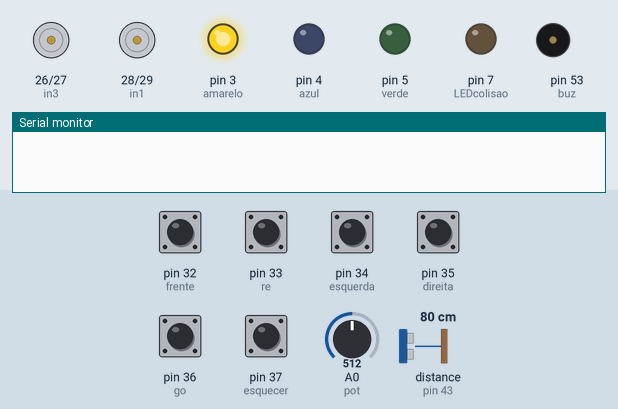
This sketch was run on a simulated Arduino Mega 2560, built with avr-gcc and run on an emulated ATmega2560. On the bench: motor-driver pin pairs drawn as motors (green arrow = first pin HIGH = forward, orange = second pin HIGH = backward, longer = more drive), output pins drawn as LEDs (lit = HIGH), buzzer (waves = sounding), the last lines printed to the serial monitor. The test bench sets the inputs (shaded band); at power-on: pin 32 (frente), pin 33 (re), pin 34 (esquerda), pin 35 (direita), pin 36 (go), pin 37 (esquecer) HIGH, A0 (pot) = 512, distance to the obstacle (sensor on pin 43) 80 cm. The echo pulse lasts 58.3 µs per cm.

Above: at 1.3 s.
1.4 s: pin 32 (frente) pulled LOW for 0.15 s
At 2.1 s:
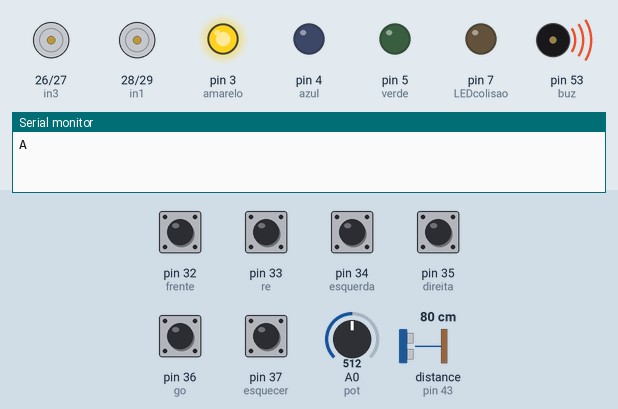
3.7 s: pin 36 (go) pulled LOW for 0.15 s
At 4.8 s:
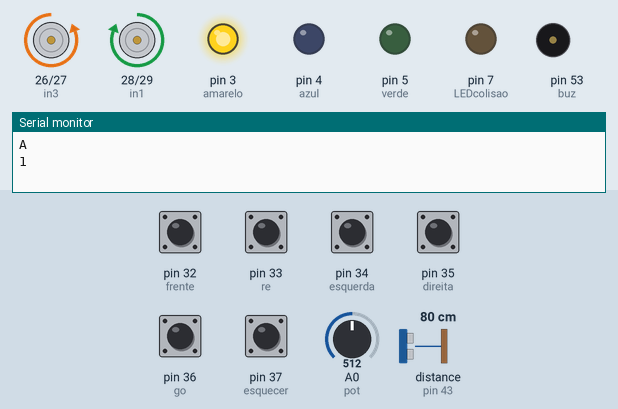
6.8 s: A0 (pot) set to 258
8.3 s: A0 (pot) set to 236
At 9.5 s:
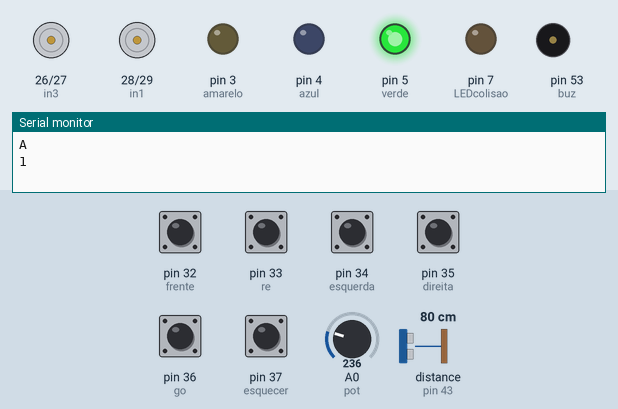
9.8 s: A0 (pot) set to 260
At 10.6 s:
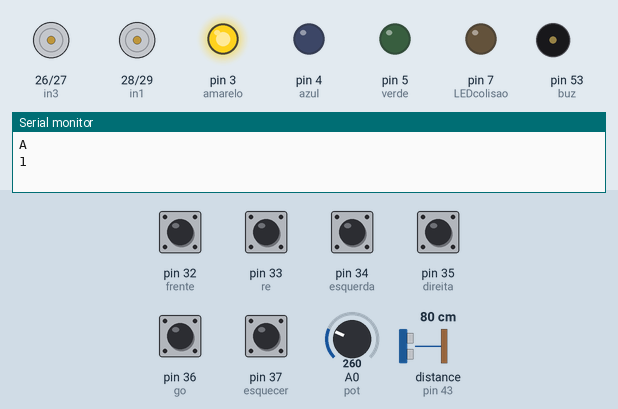
11.3 s: pin 37 (esquecer) pulled LOW for 0.15 s
At 11.85 s:
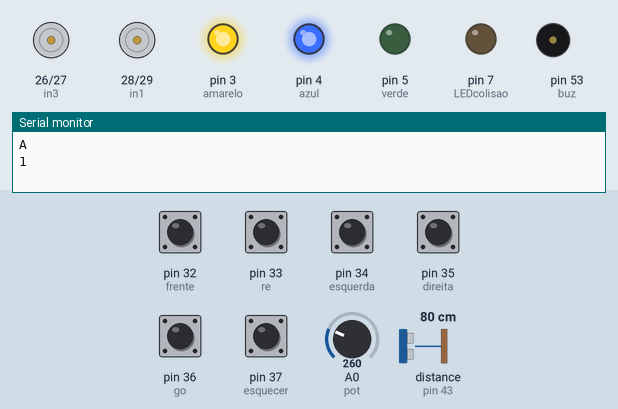
Timing chart, 0 to 14.3 s (numbered marks = the images above; inputs shaded):
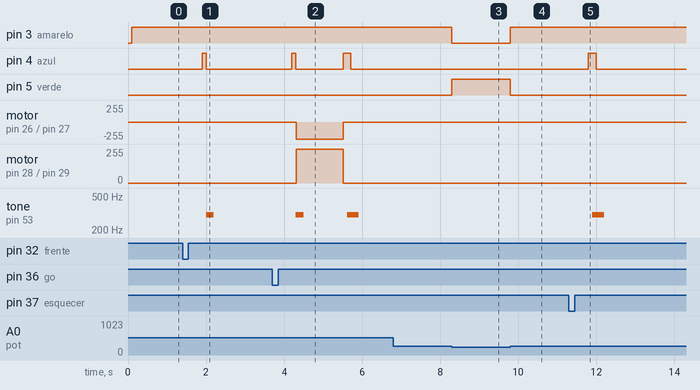

The sketch:

Cod_Robo.ino
```cpp
/*
 * Código por: Felipe Proença Arantes Vieira
 *           lipe4601w@gmailcom
 *     Instituto Federal de São Paulo (IFSP)
 *           Campus Itapetininga - 2016
 *          Trabalho de conclusão de curso
 *    MSI (Manutenção e Suporte em Informática)
 *              Código do Robô
 */
#include <RCSwitch.h>
//Inclusão da biblioteca para recepção de sinal de rádio
#include <Ultrasonic.h>
//Inclusão da biblioteca para o sensor ultra sonico

RCSwitch rec = RCSwitch();
//criação de um objeto da classe RCSwitch com o nome rec

int echo = 43, trigger = 42;
//variaveis para  os pinos do sensor ultrasonico

Ultrasonic ultrasonic(trigger, echo);
//cria um objeto do sensor e usa as variaveis como argumento

int pot = 0, valor = 0, verde = 5, amarelo = 3, azul = 4, LEDcolisao = 7;
//Potenciometro, valor de leitura do potenciometro, leds

int buz = 53, recebido = 0;
//buzzer, valor recebido do receptor

int in1 = 28, in2 = 29, in3 = 26, in4 = 27;
//variaveis dos motores

int frente = 32, re = 33, esquerda = 34, direita = 35, go = 36, esquecer = 37;
//Botões de direção

String cmd = "";
//String para armazenar os comandos vindo dos botões

void setup() {
  rec.enableReceive(0);
  //habilita a recepção de sinal pelo RF receptor

  pinMode(pot, INPUT); // Potenciometro como entrada
  pinMode(verde, OUTPUT); // Led verde como saida
  pinMode(amarelo, OUTPUT); // Led Amarelo como saida
  pinMode(azul, OUTPUT); // Led azul como saida
  pinMode(buz, OUTPUT); // buzzer como saida
  pinMode(LEDcolisao, OUTPUT); //Led que mostra se o sensor detectou algo

  pinMode(frente, INPUT); // botão frente como entrada
  pinMode(re, INPUT);    // botão re(voltar) como entrada
  pinMode(esquerda, INPUT); // botão esquerda como entrada
  pinMode(direita, INPUT); // botão direita como entrada
  pinMode(go, INPUT);      // botão go(ir) como entrada
  pinMode(esquecer, INPUT); // botão esquecer como entrada

  pinMode(in1, OUTPUT); // motor 1-A como saida
  pinMode(in2, OUTPUT); // motor 1-B como saida
  pinMode(in3, OUTPUT); // motor 2-A como saida
  pinMode(in4, OUTPUT); // motor 2-B como saida

  digitalWrite(verde, LOW); //Escreve no led verde valor lógico baixo
  digitalWrite(amarelo, LOW); //Escreve no led amarelo valor lógico baixo
  digitalWrite(azul, LOW); //Escreve no led azul valor lógico baixo
  digitalWrite(buz, LOW); //Escreve no buzzer o valor lógico baixo
  digitalWrite(LEDcolisao, LOW); //Led do sensor ultrassonico desligado

  digitalWrite(in1, LOW); //Inicia o motor como desligado
  digitalWrite(in2, LOW);
  digitalWrite(in3, LOW);
  digitalWrite(in4, LOW);

  digitalWrite(frente, HIGH); //Escreve valor alto no botão frente
  digitalWrite(re, HIGH);     //Escreve valor alto no botão re
  digitalWrite(esquerda, HIGH); //Escreve valor alto no botão esquerda
  digitalWrite(direita, HIGH); //Escreve valor alto no botão direita
  digitalWrite(go, HIGH);     //Escreve valor alto no botão ir(go)
  digitalWrite(esquecer, HIGH); //Escreve valor alto no botão esquecer

  Serial.begin(9600); //Inicia a comunicação serial
  delay(100); //espera 1/10 de segundo (100 millisigundos)
}

void loop() {
  valor = analogRead(pot); //inicia a leitura do potenciometro
  if(valor <= 250){ //Se o valor lido pelo potenciometro for menor que 250...
    digitalWrite(verde, HIGH); //ligue o led verde
    digitalWrite(amarelo, LOW); //Desligue o led amarelo
    if(rec.available()){//se tiver algum sinal de rádio disponivel
      digitalWrite(azul, HIGH); //acende o led azul
      recebido = rec.getReceivedValue(); //pega o valor recebido do sinal
      if(recebido == 1){//se o valor que foi recebido é igual a 1
        ir(); //Inicia o método de andar para frente
        BuscarSinal(); //atualiza a disponibilidade do sinal
      }else if (recebido == 2){//se o valor recebido for igual a 2
        voltar();   //Iniciar o método para andar para tras
        delay(500); //espera meio segundo
        BuscarSinal();//atualiza a disponibilidade do sinal
      }else if (recebido == 3){//se o valor recebido for igual a 3
        giro();  //girar o robô para esquerda
        delay(250); //espera 1/4 de segundo
        parar(); //Parar o robô
        recebido = 84; //número falso para impedir o robô de andar
        BuscarSinal(); //atualiza a disponibilidade do sinal
      }else if (recebido == 4){//se o valor recebido for igual a 4
        giro2();  //girar o robô para a direita
        delay(250); //espera 1/4 desegundo
        parar(); //Parar o robô
        recebido = 84; //número falso para impedir o robô de andar
        BuscarSinal(); //atualiza a disponibilidade do sinal
      }else{//Se não...
        parar(); //Parar o robô
        delay(250); //espera 1/4 desegundo
        BuscarSinal(); //atualiza a disponibilidade do sinal
      }
    }else{// se não tiver nenhum sinal disponível
      digitalWrite(azul, LOW); //apaga o led azul
      recebido = 5;  //o valor recebido recebe o valor 5, o que fará o robô parar
      parar(); //Parar o robô
    }
  }else{                          //Se o valor do potênciometro não for menor ou igual a 250
    digitalWrite(verde, LOW);     //Apaga o led verde
    digitalWrite(amarelo, HIGH);  //Acende o Led amarelo

    if(digitalRead(frente) == 0){ //Se o notão para ir para frente for pressionado
      cmd += "A";                 //a letra A será adicionada à string
      delay(500);                 //Espera meio segundo
      Sinal();                    //Executa o método de sinal
      Serial.println(cmd);        //Escreve na porta serial o valor da string para acompanhamento do funcionamento
    }
    if(digitalRead(re) == 0){     //se o botão re for precionado
      cmd += "B";                 //a letra B é adicionada à String de comandos
      delay(500);                 //Esperar meio segundo
      Sinal();                    //Executar o sinal
      Serial.println(cmd);        //Escreve a string na porta serial
    }
    if(digitalRead(esquerda) == 0){ //se o botão da esquerda for pressionado
      cmd += "C";                  //a letra C é adicionada à String
      delay(500);                  //esperar meio segundo
      Sinal();                     //executar o sinal
      Serial.println(cmd);         //escrever a string na porta serial
    }
    if(digitalRead(direita) == 0){ //Se o botão da direita for presionado
      cmd += "D";                 // a letra D é adicionado à String
      delay(500);                 //espera meio segundo
      Sinal();                    //Executa o sinal
      Serial.println(cmd);        //escreve na porta serial
    }
    if(digitalRead(esquecer) == 0){ //se o botão esquecer for pressionado
      cmd = "";                     //A string de comandos é igual a vazia, não armazena comandos
      delay(500);                   //espera meio segundo
      Sinal();                      //executa um sinal duplo
      Sinal();
      Serial.println(cmd);          //escreve na porta serial o valor da string
    }
    if(digitalRead(go) == 0){ //se o botão ir for pressionado
      delay(500);             //espera meio segundo
      Sinal();                //executa um sinal
      int tam = cmd.length(), g; //tamanho = a quantidade de comandos na string, g = variavel para auxiliar o FOR
      Serial.println(tam);       //escreve o tamanho da string na porta serial para acompanhamento
      for(g =0; g < tam; g++){   //Começa um laço for do 0 até a quantidade de comandos pressionados
        if(cmd[g] == 'A'){       //se o comando atual for igual a A
          ir();                  //o robô deve anda
		  ir();					 //cada vez que o método é chamado o robô anda meio segundo
        }else if(cmd[g] == 'B'){ //se o comando na string for igual a B
          voltar();              //o robô volta para tras
          delay(1000);           //espera um segundo
          parar();               //para o robô
          delay(500);            //espera meio segundo
        }else if(cmd[g] == 'C'){ //se o comando na string for igual a C
          giro();             //gira o robo para a esquerda
          delay(250);         //espera 250 millisegundos
          parar();            //para o robô
          delay(500);         //espera meio segundo
        }else{                //se não...
         giro2();             //girar para a direita
         delay(250);          //espera 250 millisegundos
         parar();             //para o robô
         delay(500);
        }
      }
      Sinal(); //sinal duplo
      Sinal();
      delay(500); //espera meio segundo
    }
  }//Aqui vai o código do próximo modo de funcionamento do robô
}

void Sinal(){ //método sinal
  digitalWrite(azul, HIGH); //acende o led azul
  delay(100); //espera 100 milisegundos
  tone(buz, 300, 200);    //o buzzer libera um som de na frequencia de 300mhz por 200 milisegundos
  digitalWrite(azul, LOW); //apaga o led azul
}

void ir(){ 								//Método ir
    int u = 0; 					 		//variavel para medir os ciclos do laço
    while(u < 20){ 				 		//enquanto o laço não der 20 voltas
      if(medir() <= 30){		 		//se a medida do sensor for menor ou igual a 30 centimetros
        digitalWrite(LEDcolisao, HIGH); //acende o led de colisão
        parar(); 						//para o robô
        delay(100); 					//espera 100 millisegundos
        digitalWrite(LEDcolisao, LOW);  //apaga o led de colisão
        break; 							//quebra o laço de repetição
      }
      digitalWrite(in1, HIGH); 			//Faz o robô ir para frente
      digitalWrite(in4, HIGH);
      digitalWrite(in2, LOW);
      digitalWrite(in3, LOW);
      delay(25); 						//espra 25 millisegundos
      parar(); 							//para o robô
      u++; 								//incrementa 1 no laço
    }
}

void parar(){ //método parar
  digitalWrite(in1, LOW); //Faz o robô parar
  digitalWrite(in2, LOW);
  digitalWrite(in3, LOW);
  digitalWrite(in4, LOW);
}
void voltar(){ //método voltar
  digitalWrite(in1, LOW); //faz o robô ir para tras
  digitalWrite(in2, HIGH);
  digitalWrite(in3, HIGH);
  digitalWrite(in4, LOW);
}

void giro(){ //método de giro 1
  digitalWrite(in1, LOW); //gira o robô para a esquerda
  digitalWrite(in2, HIGH);
  digitalWrite(in3, LOW);
  digitalWrite(in4, HIGH);
}

void giro2(){ //método de giro 2
  digitalWrite(in1, HIGH);  //gira o robô para a direita
  digitalWrite(in2, LOW);
  digitalWrite(in3, HIGH);
  digitalWrite(in4, LOW);
}

float medir (){ // método de medida do sensor
 float dis; // distancia
 long micro = ultrasonic.timing(); //microsegundos
 dis = ultrasonic.convert(micro, Ultrasonic::CM); //distância = a conversão de microsegundos para CM
 return dis; //devolve o valor da medida
}
void BuscarSinal(){
  rec.resetAvailable(); //fará que o robô procure novamente um sinal disponível
}
```

Measured:
- the behaviour switches between 251 and 250 on A0 (pot) (found by bisection; images 2 and 3)
- after the input at 1.4 s, pin 4 (azul): LOW → HIGH after 0.50 s, → LOW 0.10 s later; tone on pin 53 (buz): silent → 300 Hz after 0.60 s, → silent 0.20 s later
- after the input at 3.7 s, pin 4 (azul): LOW → HIGH after 0.50 s, → LOW 0.10 s later, → HIGH 1.2 s later, → LOW 0.20 s later; motor on pin 26 (in3) / pin 27 (in4): stopped → backward 255/255 after 0.61 s, → stopped 1.2 s later
- after the input at 6.8 s, every drawn part: stays the same
- after the input at 8.3 s, pin 3 (amarelo): HIGH → LOW at once; pin 5 (verde): LOW → HIGH at once
- after the input at 9.8 s, pin 3 (amarelo): LOW → HIGH at once; pin 5 (verde): HIGH → LOW at once
- after the input at 11.3 s, pin 4 (azul): LOW → HIGH after 0.50 s, → LOW 0.20 s later; tone on pin 53 (buz): silent → 300 Hz after 0.60 s, → silent 0.30 s later
